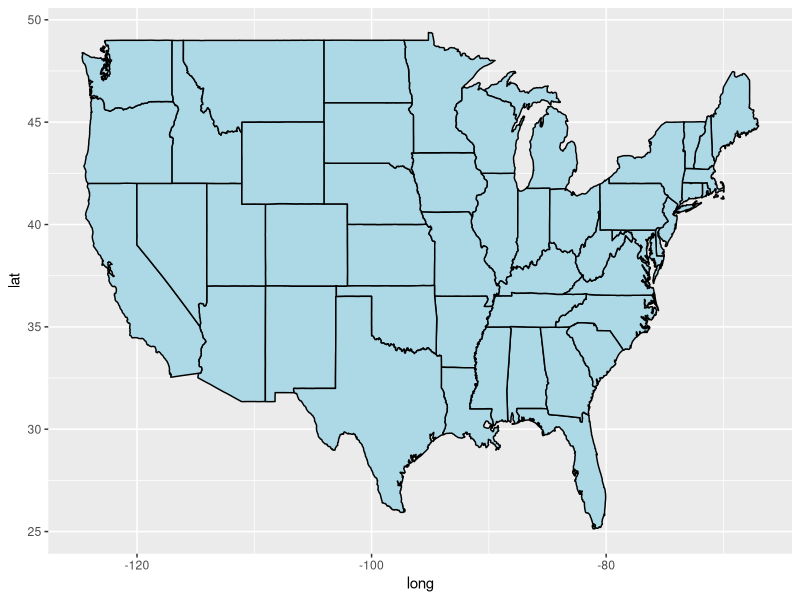
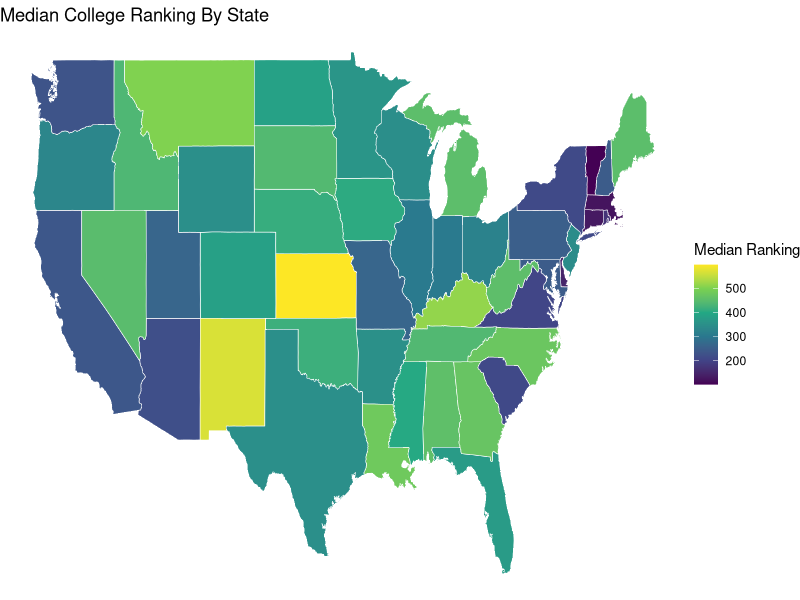
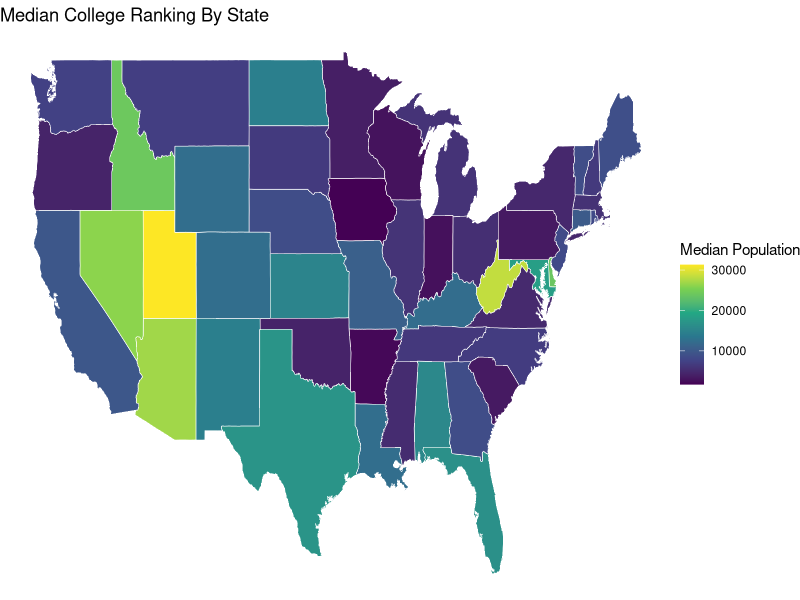

Recreate these plots in R, in order.
## ---- chunk 1

library(readr)

Top_Colleges_2019 <- read_csv("data/ForbesAmericasTopColleges2019.csv")

Top_Colleges_2019

Top_Colleges_2019_cleaned <- na.omit(Top_Colleges_2019) 

## ---- chunk 2

Top_Colleges_2019_cleaned$State <- factor(Top_Colleges_2019_cleaned$State)
levels(Top_Colleges_2019_cleaned$State)
nlevels(Top_Colleges_2019_cleaned$State)

median_scores <- data.frame("State" = levels(Top_Colleges_2019_cleaned$State), 
                            "Medians" = rep(NA, length = nlevels(Top_Colleges_2019_cleaned$State)))


# Loop:

calculate_medians <- function(Top_Colleges_2019_cleaned, college_data){
  median_scores <- data.frame("State" = levels(Top_Colleges_2019_cleaned$State), 
                            "Medians" = rep(NA, length = nlevels(Top_Colleges_2019_cleaned$State)))
  for (x in median_scores$State) {
    median_scores$Medians[median_scores$State == x] <- 
      median(Top_Colleges_2019_cleaned[[college_data]][Top_Colleges_2019_cleaned$State == x])
  }
  return(median_scores)
}

median_scores <- calculate_medians(Top_Colleges_2019_cleaned, "Rank")
median_scores_pop <- calculate_medians(Top_Colleges_2019_cleaned, "Student Population")

# Install necessary packages: 

library(ggplot2)
library(maps)
library(mapproj)
library(dplyr)

# Create map showing the median ranking of colleges in each state. 


map_colleges <- merge(Top_Colleges_2019_cleaned, median_scores, by = "State")

names(map_colleges)[1] <- "region"

map_colleges$region <- tolower(state.name[match(map_colleges$region, state.abb)])
map_colleges <- na.omit(map_colleges)

Main_States <- map_data("state")

Merged_States <- inner_join(Main_States, map_colleges, by = "region")
  

# Plot Base Map

ggplot() + 
  geom_polygon(data = Main_States, aes(x = long, y = lat, group = group), 
                color = "black", fill = "lightblue")

# Plot Median College Rankings on Map

p <- ggplot(Merged_States, aes(x = long, y = lat, group = group, fill = Medians)) + 
  geom_polygon(color = "white", size = 0.2) + ggtitle("Median College Ranking By State") + scale_fill_viridis_c() + theme_void()

p$labels$fill <- "Median Ranking"

p

# median population data 
map_colleges <- merge(Top_Colleges_2019_cleaned, median_scores_pop, by = "State")

names(map_colleges)[1] <- "region"

map_colleges$region <- tolower(state.name[match(map_colleges$region, state.abb)])
map_colleges <- na.omit(map_colleges)

Main_States <- map_data("state")

Merged_States <- inner_join(Main_States, map_colleges, by = "region")

# plot map for pop

p <- ggplot(Merged_States, aes(x = long, y = lat, group = group, fill = Medians)) + 
  geom_polygon(color = "white", size = 0.2) + ggtitle("Median College Ranking By State") + scale_fill_viridis_c() + theme_void()

p$labels$fill <- "Median Population"

p
